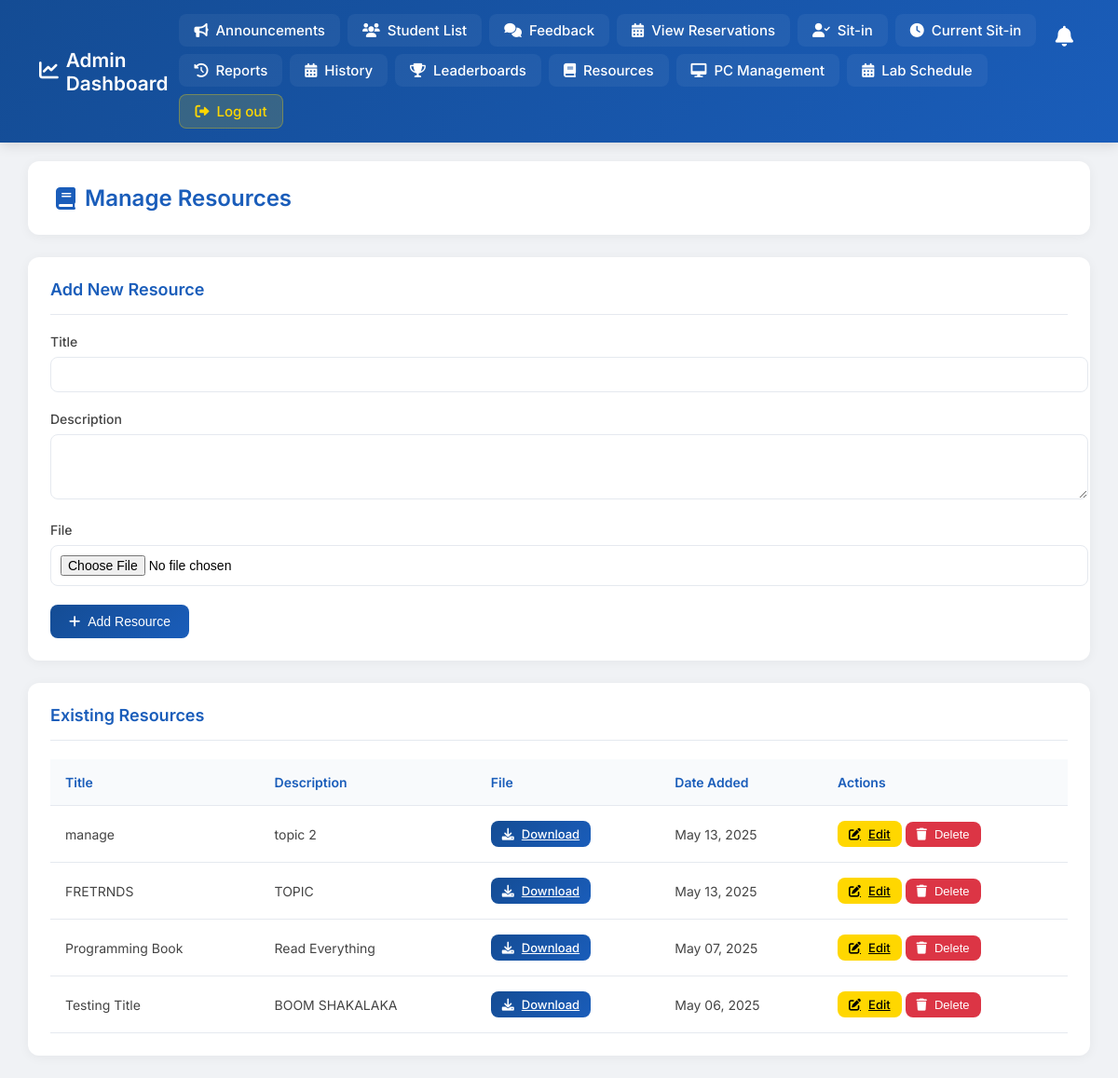
The page /resources.php (signed in) on the database its author committed.
### tables this page shows
CREATE TABLE `resources` (
  `id` int(11) NOT NULL,
  `title` varchar(255) NOT NULL,
  `description` text DEFAULT NULL,
  `filename` varchar(255) NOT NULL,
  `upload_date` timestamp NOT NULL DEFAULT current_timestamp(),
  `file_path` varchar(255) NOT NULL
);

### resources.php (the view, shortened to what this page needs)
<?php
include("db.php");
$sql = "SELECT * FROM resources ORDER BY upload_date DESC";
$result = $con->query($sql);
?>
<!DOCTYPE html>
<html lang="en">
<head>
    <link rel="stylesheet" href="https://cdnjs.cloudflare.com/ajax/libs/font-awesome/6.0.0/css/all.min.css">
</head>
<body>
    <div class="navbar">
        <a href="admin_dashboard.php" class="navbar-brand">
            <i class="fas fa-chart-line"></i>
            Admin Dashboard
        </a>
        <div class="notification-bell" onclick="toggleAdminNotifDropdown()">
            <i class="fas fa-bell"></i>
        </div>
        <div class="nav-menu">
            <a href="announcement.php" class="nav-link"><i class="fas fa-bullhorn"></i> Announcements</a>
            <a href="student_list.php" class="nav-link"><i class="fas fa-users"></i> Student List</a>
            <a href="view_feedback.php" class="nav-link"><i class="fas fa-comments"></i> Feedback</a>
            <a href="view_reservations.php" class="nav-link"><i class="fas fa-calendar-alt"></i> View Reservations</a>
            <a href="students.php" class="nav-link"><i class="fas fa-user-check"></i> Sit-in</a>
            <a href="sitin_view.php" class="nav-link"><i class="fas fa-clock"></i> Current Sit-in</a>
            <a href="session_history.php" class="nav-link"><i class="fas fa-history"></i> Reports</a>
            <a href="sitin_history.php" class="nav-link"><i class="fas fa-calendar-alt"></i> History</a>
            <a href="leaderboards.php" class="nav-link"><i class="fas fa-trophy"></i> Leaderboards</a>
            <a href="resources.php" class="nav-link"><i class="fas fa-book"></i> Resources</a>
            <a href="PC_management.php" class="nav-link"><i class="fas fa-desktop"></i> PC Management</a>
            <a href="lab_schedule.php" class="nav-link"><i class="fas fa-calendar-alt"></i> Lab Schedule</a>
            <a href="login.php" class="nav-link logout"><i class="fas fa-sign-out-alt"></i> Log out</a>
        </div>
    </div>
    <div class="main-container">
        <div class="page-header">
            <h1><i class="fas fa-book"></i> Manage Resources</h1>
        </div>
        <div class="card">
            <div class="card-header">
                <h2>Add New Resource</h2>
            </div>
            <form action="" method="POST" enctype="multipart/form-data">
                <div class="form-group">
                    <label for="title">Title</label>
                    <input type="text" class="form-control" id="title" name="title" required>
                </div>
                <div class="form-group">
                    <label for="description">Description</label>
                    <textarea class="form-control" id="description" name="description" rows="3" required></textarea>
                </div>
                <div class="form-group">
                    <label for="resource_file">File</label>
                    <input type="file" class="form-control" id="resource_file" name="resource_file" required>
                </div>
                <button type="submit" class="btn btn-primary">
                    <i class="fas fa-plus"></i>
                    Add Resource
                </button>
            </form>
        </div>
        <div class="card">
            <div class="card-header">
                <h2>Existing Resources</h2>
            </div>
            <div class="table-responsive">
                <table class="table">
                    <thead>
                        <tr>
                            <th>Title</th>
                            <th>Description</th>
                            <th>File</th>
                            <th>Date Added</th>
                            <th>Actions</th>
                        </tr>
                    </thead>
                    <tbody>
                        <?php while ($row = $result->fetch_assoc()): ?>
                        <tr>
                            <td><?php echo htmlspecialchars($row['title']); ?></td>
                            <td><?php echo htmlspecialchars($row['description']); ?></td>
                            <td>
                                <a href="<?php echo htmlspecialchars($row['file_path']); ?>" class="btn btn-sm btn-primary" target="_blank">
                                    <i class="fas fa-download"></i>
                                    Download
                                </a>
                            </td>
                            <td><?php echo date('M d, Y', strtotime($row['upload_date'])); ?></td>
                            <td>
                                <a href="edit_resource.php?id=<?php echo $row['id']; ?>" class="btn btn-sm btn-warning">
                                    <i class="fas fa-edit"></i>
                                    Edit
                                </a>
                                <form method="POST" onsubmit="return confirm('Are you sure you want to delete this resource?');" style="display:inline;">
                                    <button type="submit" class="btn btn-sm btn-danger">
                                        <i class="fas fa-trash"></i> Delete
                                    </button>
                                </form>
                            </td>
                        </tr>
                        <?php endwhile; ?>
                    </tbody>
                </table>
            </div>
        </div>
    </div>
</body>
</html>

### resources.php (style rules this page uses)
body { font-family: 'Inter', Arial, sans-serif; margin: 0; padding: 0; background-color: #f0f2f5; }
.navbar { background: linear-gradient(135deg, #144c94 0%, #1a5dba 100%); padding: 15px 30px; display: flex; justify-content: space-between; align-items: center; box-shadow: 0 4px 12px rgba(0,0,0,0.1); position: sticky; top: 0; z-index: 1000; }
.navbar-brand { color: white; text-decoration: none; font-size: 1.3rem; font-weight: 600; display: flex; align-items: center; gap: 8px; padding: 8px 12px; border-radius: 8px; transition: all 0.3s ease; }
.nav-menu { display: flex; align-items: center; gap: 8px; flex-wrap: wrap; }
.nav-link { color: white; text-decoration: none; font-size: 15px; font-weight: 500; transition: all 0.3s ease; padding: 8px 16px; border-radius: 8px; display: flex; align-items: center; gap: 8px; background: rgba(255,255,255,0.05); }
.nav-link.logout { background: rgba(255,217,0,0.15); color: #ffd700; border: 1px solid rgba(255,217,0,0.3); }
.main-container { width: 95%; max-width: 1400px; margin: 20px auto; padding: 0; }
.page-header { background: white; padding: 25px 30px; border-radius: 12px; box-shadow: 0 2px 12px rgba(0,0,0,0.05); margin-bottom: 24px; }
.page-header h1 { color: #1a5dba; font-size: 24px; margin: 0; font-weight: 600; display: flex; align-items: center; gap: 10px; }
.card { background: white; padding: 24px; border-radius: 12px; box-shadow: 0 2px 12px rgba(0,0,0,0.05); margin-bottom: 24px; }
.card-header { padding-bottom: 16px; margin-bottom: 20px; border-bottom: 1px solid #e5e9ef; }
.card-header h2 { color: #1a5dba; font-size: 18px; margin: 0; font-weight: 600; }
.form-group { margin-bottom: 20px; }
.form-group label { display: block; color: #444; font-size: 14px; font-weight: 500; margin-bottom: 8px; }
.form-control { width: 100%; padding: 10px; border: 1px solid #e5e9ef; border-radius: 8px; font-size: 14px; transition: all 0.3s ease; }
.table-responsive { overflow-x: auto; -webkit-overflow-scrolling: touch; }
.table { width: 100%; border-collapse: collapse; }
.table th, .table td { padding: 16px; text-align: left; border-bottom: 1px solid #e5e9ef; font-size: 14px; }
.table th { background-color: #f8fafc; color: #1a5dba; font-weight: 600; white-space: nowrap; }
.table td { color: #444; }
.btn { padding: 10px 20px; border-radius: 8px; font-size: 14px; font-weight: 500; cursor: pointer; transition: all 0.3s ease; border: none; display: inline-flex; align-items: center; gap: 8px; }
.btn-primary { background: linear-gradient(135deg, #144c94 0%, #1a5dba 100%); color: white; }
.btn-warning { background-color: #ffd700; color: #000; }
.btn-danger { background-color: #dc3545; color: white; }
.btn-sm { padding: 6px 12px; font-size: 13px; }
.notification-bell { position: absolute; top: 18px; right: 40px; display: inline-block; cursor: pointer; font-size: 22px; color: #fff; transition: color 0.2s; padding: 8px; border-radius: 8px; z-index: 1100; }

### rows shown on the page
resources: title "manage", description "topic 2", upload_date "May 13, 2025"
resources: title "FRETRNDS", description "TOPIC", upload_date "May 13, 2025"
resources: title "Programming Book", description "Read Everything", upload_date "May 07, 2025"
resources: title "Testing Title", description "BOOM SHAKALAKA", upload_date "May 06, 2025"
